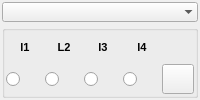
      <widget class="QFrame" name="frmMapType">
       <property name="sizePolicy">
        <sizepolicy hsizetype="Minimum" vsizetype="Minimum">
         <horstretch>0</horstretch>
         <verstretch>0</verstretch>
        </sizepolicy>
       </property>
       <property name="font">
        <font>
         <pointsize>8</pointsize>
         <weight>75</weight>
         <bold>true</bold>
        </font>
       </property>
       <property name="mouseTracking">
        <bool>true</bool>
       </property>
       <property name="toolTip">
        <string>Map Type</string>
       </property>
       <property name="autoFillBackground">
        <bool>true</bool>
       </property>
       <layout class="QVBoxLayout" name="verticalLayout">
        <property name="spacing">
         <number>3</number>
        </property>
        <property name="leftMargin">
         <number>2</number>
        </property>
        <property name="topMargin">
         <number>2</number>
        </property>
        <property name="rightMargin">
         <number>2</number>
        </property>
        <property name="bottomMargin">
         <number>2</number>
        </property>
        <item>
         <widget class="QComboBox" name="cmbMapSource">
          <property name="sizePolicy">
           <sizepolicy hsizetype="MinimumExpanding" vsizetype="Fixed">
            <horstretch>1</horstretch>
            <verstretch>0</verstretch>
           </sizepolicy>
          </property>
          <property name="maxVisibleItems">
           <number>20</number>
          </property>
          <property name="sizeAdjustPolicy">
           <enum>QComboBox::AdjustToContents</enum>
          </property>
          <property name="frame">
           <bool>false</bool>
          </property>
         </widget>
        </item>
        <item>
         <widget class="QGroupBox" name="groupBox">
          <property name="sizePolicy">
           <sizepolicy hsizetype="Minimum" vsizetype="Minimum">
            <horstretch>0</horstretch>
            <verstretch>0</verstretch>
           </sizepolicy>
          </property>
          <property name="title">
           <string/>
          </property>
          <property name="alignment">
           <set>Qt::AlignCenter</set>
          </property>
          <layout class="QGridLayout" name="gridLayout">
           <property name="leftMargin">
            <number>1</number>
           </property>
           <property name="topMargin">
            <number>1</number>
           </property>
           <property name="rightMargin">
            <number>1</number>
           </property>
           <property name="bottomMargin">
            <number>1</number>
           </property>
           <property name="spacing">
            <number>1</number>
           </property>
           <item row="0" column="3">
            <widget class="QLabel" name="lblType4">
             <property name="sizePolicy">
              <sizepolicy hsizetype="Minimum" vsizetype="Minimum">
               <horstretch>0</horstretch>
               <verstretch>0</verstretch>
              </sizepolicy>
             </property>
             <property name="lineWidth">
              <number>1</number>
             </property>
             <property name="text">
              <string notr="true">l4</string>
             </property>
             <property name="alignment">
              <set>Qt::AlignCenter</set>
             </property>
            </widget>
           </item>
           <item row="0" column="1">
            <widget class="QLabel" name="lblType2">
             <property name="sizePolicy">
              <sizepolicy hsizetype="Minimum" vsizetype="Minimum">
               <horstretch>0</horstretch>
               <verstretch>0</verstretch>
              </sizepolicy>
             </property>
             <property name="text">
              <string notr="true">L2</string>
             </property>
             <property name="alignment">
              <set>Qt::AlignCenter</set>
             </property>
            </widget>
           </item>
           <item row="0" column="2">
            <widget class="QLabel" name="lblType3">
             <property name="sizePolicy">
              <sizepolicy hsizetype="Minimum" vsizetype="Minimum">
               <horstretch>0</horstretch>
               <verstretch>0</verstretch>
              </sizepolicy>
             </property>
             <property name="text">
              <string notr="true">l3</string>
             </property>
             <property name="alignment">
              <set>Qt::AlignCenter</set>
             </property>
            </widget>
           </item>
           <item row="0" column="0">
            <widget class="QLabel" name="lblType1">
             <property name="sizePolicy">
              <sizepolicy hsizetype="Minimum" vsizetype="Minimum">
               <horstretch>0</horstretch>
               <verstretch>0</verstretch>
              </sizepolicy>
             </property>
             <property name="text">
              <string notr="true">l1</string>
             </property>
             <property name="alignment">
              <set>Qt::AlignCenter</set>
             </property>
            </widget>
           </item>
           <item row="1" column="1">
            <widget class="QRadioButton" name="rbtMode2">
             <property name="sizePolicy">
              <sizepolicy hsizetype="Preferred" vsizetype="Preferred">
               <horstretch>0</horstretch>
               <verstretch>0</verstretch>
              </sizepolicy>
             </property>
             <property name="toolTip">
              <string notr="true"/>
             </property>
             <property name="text">
              <string notr="true"/>
             </property>
             <property name="autoExclusive">
              <bool>true</bool>
             </property>
            </widget>
           </item>
           <item row="1" column="0">
            <widget class="QRadioButton" name="rbtMode1">
             <property name="sizePolicy">
              <sizepolicy hsizetype="Preferred" vsizetype="Preferred">
               <horstretch>0</horstretch>
               <verstretch>0</verstretch>
              </sizepolicy>
             </property>
             <property name="toolTip">
              <string notr="true"/>
             </property>
             <property name="text">
              <string notr="true"/>
             </property>
             <property name="autoExclusive">
              <bool>true</bool>
             </property>
            </widget>
           </item>
           <item row="1" column="3">
            <widget class="QRadioButton" name="rbtMode4">
             <property name="sizePolicy">
              <sizepolicy hsizetype="Preferred" vsizetype="Preferred">
               <horstretch>0</horstretch>
               <verstretch>0</verstretch>
              </sizepolicy>
             </property>
             <property name="toolTip">
              <string notr="true"/>
             </property>
             <property name="text">
              <string notr="true"/>
             </property>
             <property name="autoExclusive">
              <bool>true</bool>
             </property>
            </widget>
           </item>
           <item row="1" column="2">
            <widget class="QRadioButton" name="rbtMode3">
             <property name="sizePolicy">
              <sizepolicy hsizetype="Preferred" vsizetype="Preferred">
               <horstretch>0</horstretch>
               <verstretch>0</verstretch>
              </sizepolicy>
             </property>
             <property name="toolTip">
              <string notr="true"/>
             </property>
             <property name="text">
              <string notr="true"/>
             </property>
             <property name="autoExclusive">
              <bool>true</bool>
             </property>
            </widget>
           </item>
           <item row="1" column="4">
            <widget class="QPushButton" name="btnReload2">
             <property name="sizePolicy">
              <sizepolicy hsizetype="Minimum" vsizetype="Minimum">
               <horstretch>0</horstretch>
               <verstretch>0</verstretch>
              </sizepolicy>
             </property>
             <property name="minimumSize">
              <size>
               <width>16</width>
               <height>16</height>
              </size>
             </property>
             <property name="maximumSize">
              <size>
               <width>32</width>
               <height>32</height>
              </size>
             </property>
             <property name="text">
              <string/>
             </property>
             <property name="iconSize">
              <size>
               <width>32</width>
               <height>32</height>
              </size>
             </property>
            </widget>
           </item>
          </layout>
         </widget>
        </item>
       </layout>
      </widget>
